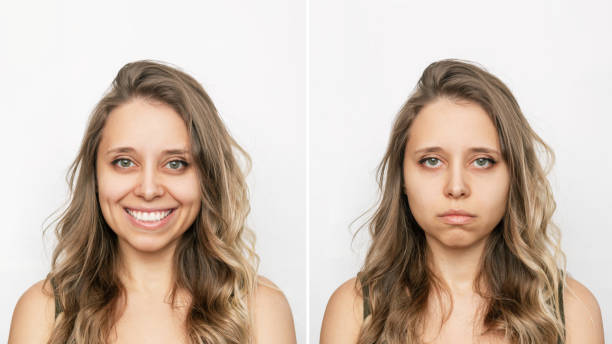
#> input picture old_project/photo_test/happyandsad.jpg, 612 x 344 px
$ python test.py
#> lines starting #> are read from the running program, lines starting #| are printed output that depends on the picture
import cv2

# Đọc ảnh gốc
img = cv2.imread('photo_test/happyandsad.jpg')
#> img is the input picture: shape (344, 612, 3); mean B, G, R 175.7, 188.4, 205.2
img_with_boxes = img.copy()

bbox_1 = [150, 176, 106, 149]
bbox_2 = [97, 102, 106, 149]

# Vẽ bounding boxes
cv2.rectangle(img_with_boxes, (bbox_1[0], bbox_1[1]),
              (bbox_1[0] + bbox_1[2], bbox_1[1] + bbox_1[3]),
              (0, 255, 0), 2)  # Màu xanh lá cho bbox_1

cv2.rectangle(img_with_boxes, (bbox_2[0], bbox_2[1]),
              (bbox_2[0] + bbox_2[2], bbox_2[1] + bbox_2[3]),
              (0, 0, 255), 2)  # Màu đỏ cho bbox_2
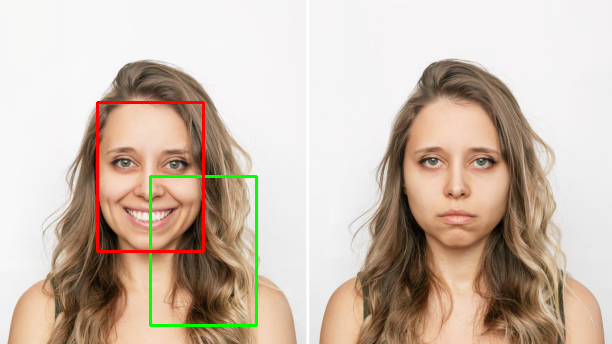
#> img_with_boxes: shape (344, 612, 3); mean B, G, R 174.1, 188.3, 204.7

# Hiển thị ảnh
cv2.imshow("Bounding Boxes", img_with_boxes)
cv2.waitKey(0)
cv2.destroyAllWindows()

$ run again, with old_project/photo_test/10person.jpg copied over old_project/photo_test/happyandsad.jpg
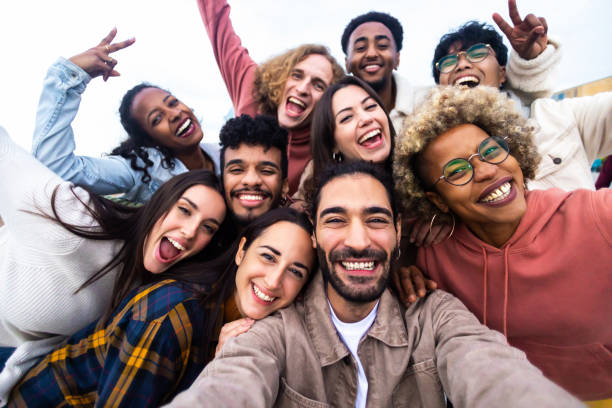
#> input picture old_project/photo_test/10person.jpg, 612 x 408 px
#> img is the input picture: shape (408, 612, 3); mean B, G, R 129.9, 131.2, 155.3
#> `cv2.rectangle(img_with_boxes, (bbox_2[0], bbox_2[1]), (bbox_2[0] + bbo..`:
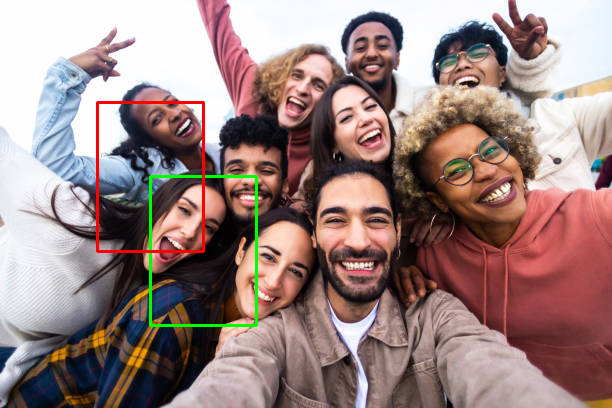
#> img_with_boxes: shape (408, 612, 3); mean B, G, R 128.4, 131.3, 155.1

$ run again, with old_project/photo_test/angry.jpg copied over old_project/photo_test/happyandsad.jpg
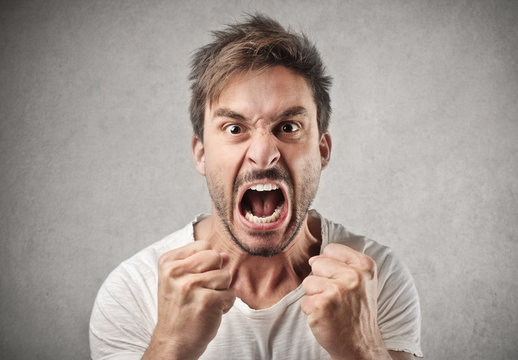
#> input picture old_project/photo_test/angry.jpg, 518 x 360 px
#> img is the input picture: shape (360, 518, 3); mean B, G, R 148.3, 154.7, 167
#> `cv2.rectangle(img_with_boxes, (bbox_2[0], bbox_2[1]), (bbox_2[0] + bbo..`:
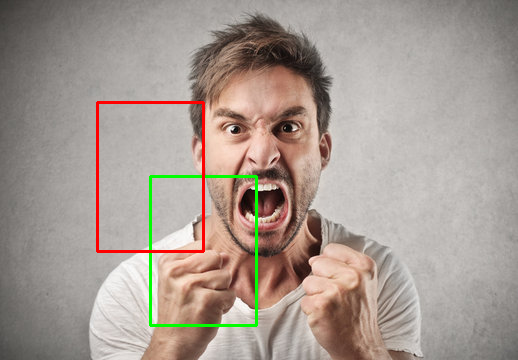
#> img_with_boxes: shape (360, 518, 3); mean B, G, R 145.7, 154.1, 166.1
